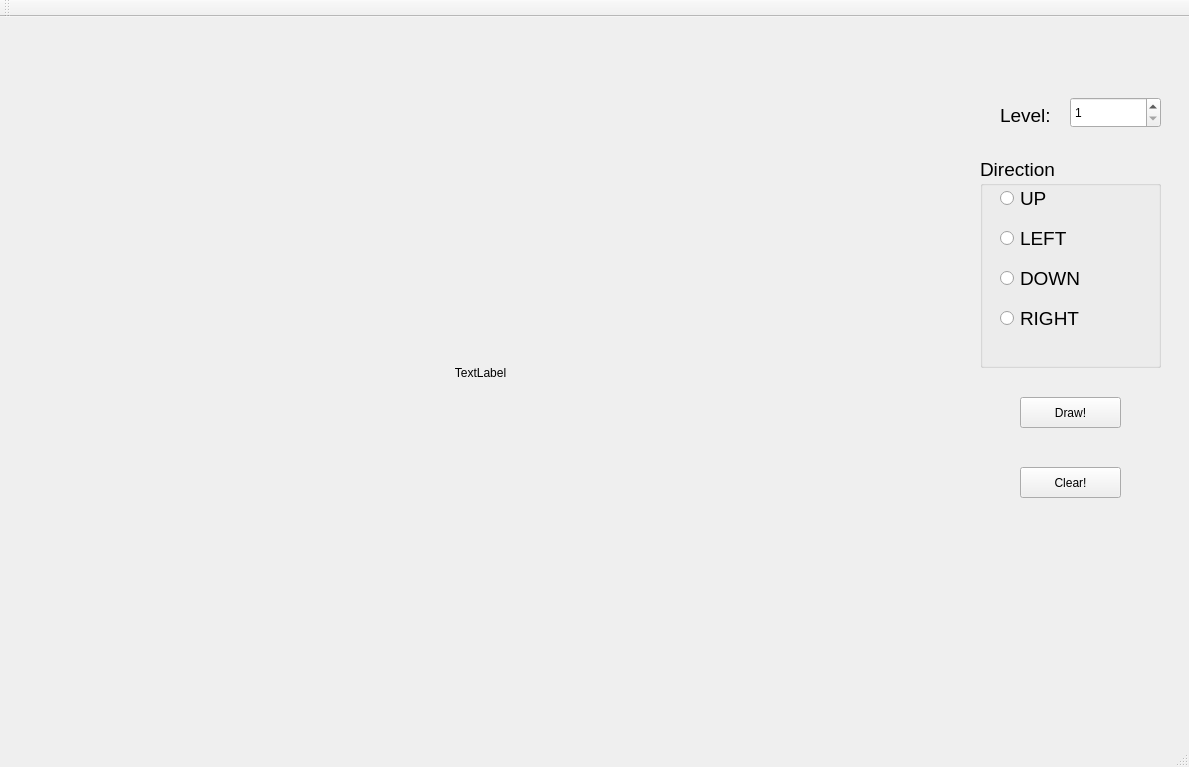
<?xml version="1.0" encoding="UTF-8"?>
<ui version="4.0">
 <class>MainWindow</class>
 <widget class="QMainWindow" name="MainWindow">
  <property name="geometry">
   <rect>
    <x>0</x>
    <y>0</y>
    <width>1189</width>
    <height>767</height>
   </rect>
  </property>
  <property name="windowTitle">
   <string>MainWindow</string>
  </property>
  <widget class="QWidget" name="centralWidget">
   <widget class="QLabel" name="label">
    <property name="geometry">
     <rect>
      <x>10</x>
      <y>10</y>
      <width>941</width>
      <height>691</height>
     </rect>
    </property>
    <property name="text">
     <string>TextLabel</string>
    </property>
    <property name="alignment">
     <set>Qt::AlignCenter</set>
    </property>
   </widget>
   <widget class="QGroupBox" name="groupBox">
    <property name="geometry">
     <rect>
      <x>980</x>
      <y>140</y>
      <width>181</width>
      <height>211</height>
     </rect>
    </property>
    <property name="font">
     <font>
      <pointsize>14</pointsize>
     </font>
    </property>
    <property name="title">
     <string>Direction</string>
    </property>
    <widget class="QRadioButton" name="radioButton">
     <property name="geometry">
      <rect>
       <x>20</x>
       <y>30</y>
       <width>131</width>
       <height>23</height>
      </rect>
     </property>
     <property name="text">
      <string>UP</string>
     </property>
    </widget>
    <widget class="QRadioButton" name="radioButton_2">
     <property name="geometry">
      <rect>
       <x>20</x>
       <y>70</y>
       <width>131</width>
       <height>23</height>
      </rect>
     </property>
     <property name="text">
      <string>LEFT</string>
     </property>
    </widget>
    <widget class="QRadioButton" name="radioButton_3">
     <property name="geometry">
      <rect>
       <x>20</x>
       <y>110</y>
       <width>131</width>
       <height>23</height>
      </rect>
     </property>
     <property name="text">
      <string>DOWN</string>
     </property>
    </widget>
    <widget class="QRadioButton" name="radioButton_4">
     <property name="geometry">
      <rect>
       <x>20</x>
       <y>150</y>
       <width>131</width>
       <height>23</height>
      </rect>
     </property>
     <property name="text">
      <string>RIGHT</string>
     </property>
    </widget>
   </widget>
   <widget class="QLabel" name="label_2">
    <property name="geometry">
     <rect>
      <x>1000</x>
      <y>90</y>
      <width>51</width>
      <height>17</height>
     </rect>
    </property>
    <property name="font">
     <font>
      <pointsize>14</pointsize>
     </font>
    </property>
    <property name="text">
     <string>Level:</string>
    </property>
   </widget>
   <widget class="QSpinBox" name="spinBox">
    <property name="geometry">
     <rect>
      <x>1070</x>
      <y>80</y>
      <width>91</width>
      <height>31</height>
     </rect>
    </property>
    <property name="minimum">
     <number>1</number>
    </property>
    <property name="maximum">
     <number>5</number>
    </property>
   </widget>
   <widget class="QPushButton" name="pushButton">
    <property name="geometry">
     <rect>
      <x>1020</x>
      <y>380</y>
      <width>101</width>
      <height>31</height>
     </rect>
    </property>
    <property name="text">
     <string>Draw!</string>
    </property>
   </widget>
   <widget class="QPushButton" name="pushButton_2">
    <property name="geometry">
     <rect>
      <x>1020</x>
      <y>450</y>
      <width>101</width>
      <height>31</height>
     </rect>
    </property>
    <property name="text">
     <string>Clear!</string>
    </property>
   </widget>
  </widget>
  <widget class="QMenuBar" name="menuBar">
   <property name="geometry">
    <rect>
     <x>0</x>
     <y>0</y>
     <width>1189</width>
     <height>22</height>
    </rect>
   </property>
  </widget>
  <widget class="QToolBar" name="mainToolBar">
   <attribute name="toolBarArea">
    <enum>TopToolBarArea</enum>
   </attribute>
   <attribute name="toolBarBreak">
    <bool>false</bool>
   </attribute>
  </widget>
  <widget class="QStatusBar" name="statusBar"/>
 </widget>
 <layoutdefault spacing="6" margin="11"/>
 <resources/>
 <connections/>
</ui>
